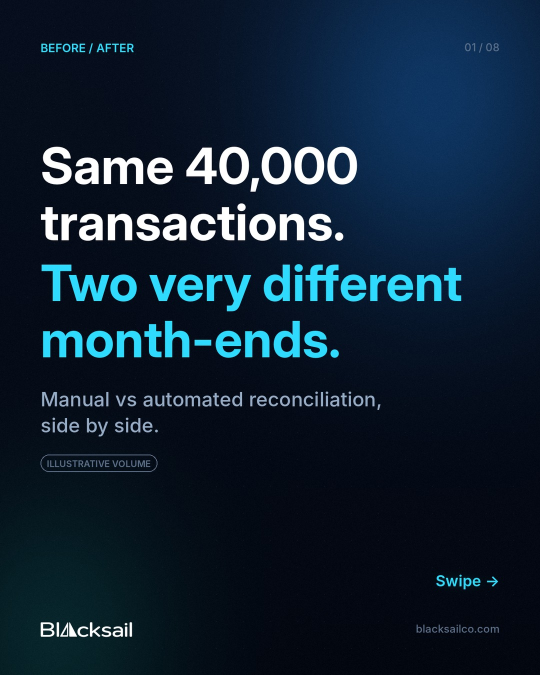
#> input picture media/2026-W43/w43_carousel_slide_01_1080x1350.jpg, 1080 x 1350 px, given in place of blacksail_logo.png, which was not available (shown at 1/2 size)
$ python exception_journey.py ../../../media/2026-W43/w43_carousel_slide_01_1080x1350.jpg ../../../media/2026-W43/w43_carousel_slide_02_1080x1350.jpg 5
#> lines starting #> are read from the running program, lines starting #| are printed output that depends on the picture; pictures that were not available may be replaced by others from this repository, and a replacement may not be noted
### 00_Brand_Kit/video_toolkit/logo.py
from common import *
_im = cv2.imread(os.path.join(HERE, 'blacksail_logo.png'))
_l = cv2.cvtColor(_im, cv2.COLOR_BGR2GRAY).astype(np.float32) / 255
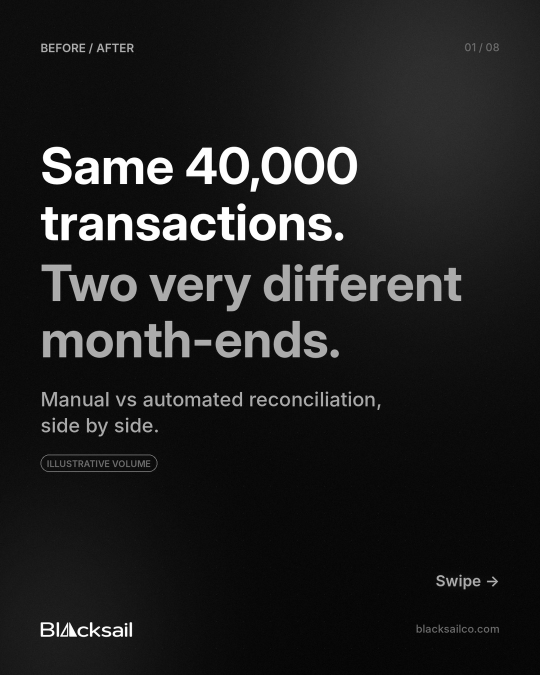
#> _l: shape (1350, 1080) float32 (shown at 1/2 size); min 0, max 1, mean 0.116
_a = np.clip((_l - 0.18) / 0.6, 0, 1)
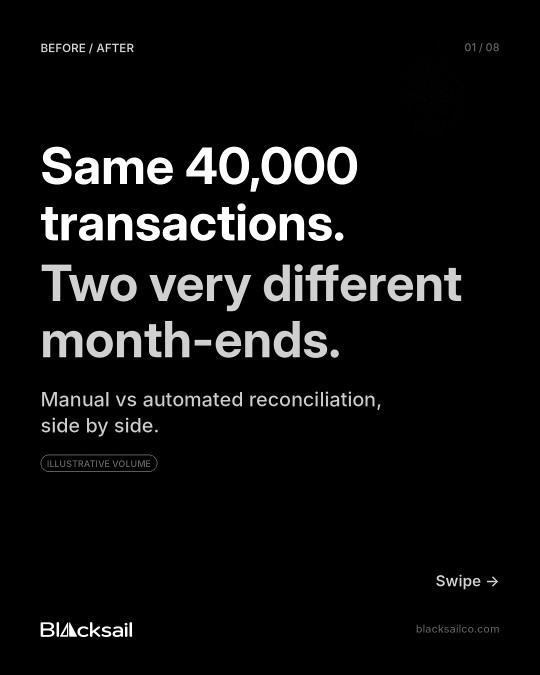
#> _a: shape (1350, 1080) float32 (shown at 1/2 size); min 0, max 1, mean 0.0578
ys, xs = np.where(_a > 0.5)
_a = _a[ys.min() - 6:ys.max() + 7, xs.min() - 6:xs.max() + 7]
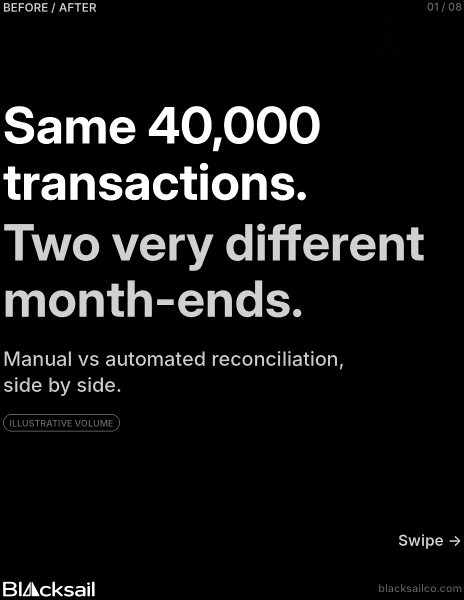
#> _a: shape (1199, 928) float32 (shown at 1/2 size); min 0, max 1, mean 0.0757
LW = 900
_a = cv2.resize(_a, (LW, int(_a.shape[0] * LW / _a.shape[1])), interpolation=cv2.INTER_AREA)
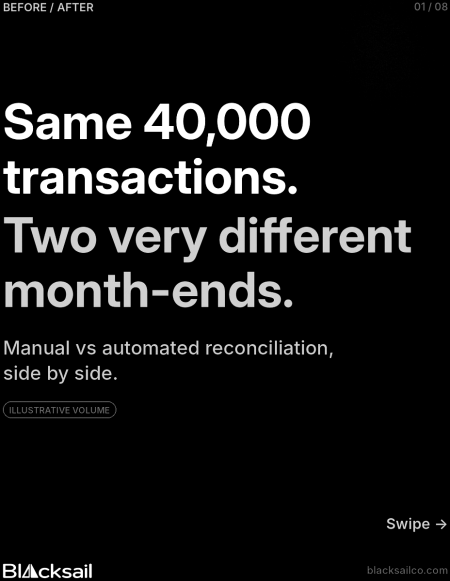
#> _a: shape (1162, 900) float32 (shown at 1/2 size); min 0, max 1, mean 0.0757
LOGO = np.dstack([np.ones_like(_a)] * 3 + [_a]).astype(np.float32)
LH = LOGO.shape[0]
#> LH = 1162

# [21 lines left out: function end_logo, not called in this run]

### 00_Brand_Kit/video_toolkit/recon.py
from common import *

RF = MONO(29); RFB = MONOB(29); RFS = MONO(22)
LABF = F('Inter-SemiBold.otf', 28)
r_ = np.random.default_rng(42)
NR = 9
BANK = []
for i in range(NR):
    amt = float(r_.integers(1200, 98000)) + r_.integers(0, 100) / 100
    BANK.append((f'{6 + i // 3:02d} OCT', f'TX-{r_.integers(10000, 99999)}', amt))
PERM = [2, 0, 4, 1, 3, 6, 5, 8, 7]
LEDG = [None] * NR
for i, j in enumerate(PERM):
    acct = ['Revenue', 'Settlements', 'Fees', 'Payouts', 'Refunds', 'Chargebacks', 'FX', 'Revenue', 'Payouts'][j]
    LEDG[j] = (f'JE-{r_.integers(1000, 9999)}', acct, BANK[i][2])
EXC = {3: 'FX VARIANCE', 6: 'TIMING DIFF'}

LX0, LX1, RX0, RX1 = 40, 470, 610, 1040
ROW0, RH = 600, 96

def fmt_r(v): return 'R ' + f'{v:,.2f}'.replace(',', ' ')

def panel(L, x0, y0, x1, y1, a=1.0):
    cv2.rectangle(L, (x0, y0), (x1, y1), (0, 0, 0), -1)

# [15 lines left out: function rounded, not called in this run]

def check(L, cx, cy, s, col):
    pts = np.array([[cx - s, cy], [cx - s * 0.3, cy + s * 0.7], [cx + s, cy - s * 0.8]], np.int32)
    cv2.polylines(L, [pts], False, col, 4, cv2.LINE_AA)

# [77 lines left out: functions recon_ui, tilt, not called in this run]

# ---------- month-end close ----------
TASKS = ['Bank reconciliations', 'AR / AP sub-ledgers', 'Accruals & prepaids', 'Intercompany', 'Audit trail & sign-off']

# [39 lines left out: function close_ui, not called in this run]

# ---------- stats grid (video B) ----------
STATS = [('99.9%', 'RECONCILIATION\nACCURACY', 99.9, '{:.1f}%'), ('85%', 'TIME\nSAVED', 85, '{:.0f}%'),
         ('48hrs', 'AVERAGE\nRESOLUTION', 48, '{:.0f}hrs'), ('100%', 'AUDIT\nCOMPLIANCE', 100, '{:.0f}%')]
# [13 lines left out: function stats_ui, not called in this run]

# ---------- automatic journal entries ----------
JES = [
    ('JE-20431', 'FX revaluation · USD settlements', [('Dr', 'FX Gain/Loss', 4812.36), ('Cr', 'Settlements Clearing', 4812.36)]),
    ('JE-20432', 'Bank charges · statement 06 Oct', [('Dr', 'Bank Charges', 1240.00), ('Cr', 'Cash at Bank', 1240.00)]),
    ('JE-20433', 'Payout clearing · batch 7781', [('Dr', 'Payouts Payable', 86420.15), ('Cr', 'Cash at Bank', 86420.15)]),
    ('JE-20434', 'Month-end accrual · processor fees', [('Dr', 'Processing Fees', 12905.80), ('Cr', 'Accrued Liabilities', 12905.80)]),
    ('JE-20435', 'Revenue recognition · October', [('Dr', 'Deferred Revenue', 248300.00), ('Cr', 'Revenue', 248300.00)]),
    ('JE-20436', 'Chargeback reversal · case 4410', [('Dr', 'Chargebacks', 3150.00), ('Cr', 'Merchant Receivable', 3150.00)]),
    ('JE-20437', 'Intercompany settlement · ZA → UK', [('Dr', 'Intercompany Payable', 57200.00), ('Cr', 'Cash at Bank', 57200.00)]),
    ('JE-20438', 'Prepaid amortisation · licences', [('Dr', 'Software Expense', 9875.00), ('Cr', 'Prepaid Expenses', 9875.00)]),
]
JF = MONO(28); JFB = MONOB(28); JFS = F('Inter-Medium.otf', 26)

# [59 lines left out: functions je_card, journal_ui, not called in this run]

### 00_Brand_Kit/video_toolkit/common.py
import numpy as np, cv2, math, os, subprocess
from PIL import Image, ImageDraw, ImageFont

W, H, FPS = 1080, 1920, 30
HERE = os.path.dirname(os.path.abspath(__file__))

CYAN = np.array([0.18, 0.86, 1.0], np.float32)
GREEN = np.array([0.25, 1.0, 0.55], np.float32)
AMBER = np.array([1.0, 0.72, 0.2], np.float32)
RED = np.array([1.0, 0.32, 0.36], np.float32)
WHITE = np.array([1, 1, 1], np.float32)
HUDG = np.array([0.75, 1.0, 0.8], np.float32)

FD = '/usr/share/fonts/opentype/inter/'
def F(name, size): return ImageFont.truetype(FD + name, size)
def MONO(s): return ImageFont.truetype('/usr/share/fonts/truetype/dejavu/DejaVuSansMono.ttf', s)
def MONOB(s): return ImageFont.truetype('/usr/share/fonts/truetype/dejavu/DejaVuSansMono-Bold.ttf', s)
def SANS(s): return ImageFont.truetype('/usr/share/fonts/truetype/dejavu/DejaVuSans.ttf', s)
def SANSB(s): return ImageFont.truetype('/usr/share/fonts/truetype/dejavu/DejaVuSans-Bold.ttf', s)

def clamp(x, a=0.0, b=1.0): return max(a, min(b, x))
def prog(t, a, b): return clamp((t - a) / (b - a))
def eo(p): return 1 - (1 - p) ** 3
def ei(p): return p ** 3
def eio(p): return 4 * p ** 3 if p < 0.5 else 1 - (-2 * p + 2) ** 3 / 2
def bell(t, a, b, c, d): return prog(t, a, b) * (1 - prog(t, c, d))
def smoothstep(e0, e1, x):
    t = np.clip((x - e0) / (e1 - e0), 0, 1); return t * t * (3 - 2 * t)

YY, XX = np.mgrid[0:H, 0:W].astype(np.float32)

# [7 lines left out: function glow, not called in this run]

def u8(): return np.zeros((H, W, 3), np.uint8)
def c8(c, a=1.0): return tuple(int(255 * clamp(float(v) * a)) for v in c)

_tc = {}
# [74 lines left out: functions text_rgba, rich_rgba, _place, over, add, scale_about and 3 more, not called in this run]

VIGN = (1 - 0.6 * np.clip(np.sqrt(((XX - W / 2) / (W * 0.72)) ** 2 + ((YY - H / 2) / (H * 0.72)) ** 2), 0, 1) ** 2.2)[..., None]

# [8 lines left out: function glitch, not called in this run]

def bg_dark():
    g = np.linspace(0, 1, H, dtype=np.float32)[:, None, None]
    bg = np.array([0.012, 0.022, 0.045], np.float32) * (1 - g) + np.array([0.004, 0.010, 0.022], np.float32) * g
    bg = np.repeat(bg, W, axis=1)
    r = np.sqrt(((XX - W / 2) / W) ** 2 + ((YY - H * 0.45) / H) ** 2)
    bg += (np.exp(-r * r / 0.05) * 0.06)[..., None] * np.array([0.1, 0.35, 0.6], np.float32)
    return bg.astype(np.float32)
BG = bg_dark()

# [24 lines left out: function caption, not called in this run]

class Writer:
    # [4 lines left out: function __init__, not called in this run]
    def write(self, img):
        self.p.stdin.write((np.clip(img, 0, 1) * 255 + 0.5).astype(np.uint8).tobytes())
    def close(self):
        self.p.stdin.close(); self.p.wait()

### 00_Brand_Kit/video_toolkit/examples/exception_journey.py
"""Exception of the Week #01 - "This payment didn't reconcile. What happens next?"
Scenes: ledger hook (tilted, DOF) -> payment trail with camera follow -> exception workflow -> payoff -> logo.
All figures are illustrative. Text kept inside the 10% top / 20% bottom safe zones (y 192..1536).
Usage: PYTHONPATH=.. python3 exception_journey.py test 10,60,150,200,280,330,400,460
       PYTHONPATH=.. python3 exception_journey.py render 0 528
"""
import sys
from common import *
from logo import end_logo
from recon import tilt, rounded, check
from PIL import ImageFilter

FL = np.array([0.7, 0.9, 1.0], np.float32)
T_B, T_C, T_D, T_E, TOT = 3.0, 7.4, 12.6, 14.6, 17.6
SAFE_TOP, SAFE_BOT = 192, 1536

# ---------------------------------------------------------------- scene A: ledger hook
r_ = np.random.default_rng(7)
ROWS = []
for i in range(22):
    ROWS.append((f'TX-{r_.integers(10000, 99999)}', f'{6 + i // 6:02d} OCT', float(r_.integers(300, 60000)) + r_.integers(0, 100) / 100))
FOCUS = 11
ROWS[FOCUS] = ('TX-48213', '07 OCT', 1249.00)
RH_A = 112

def fmt_r(v): return 'R ' + f'{v:,.2f}'.replace(',', ' ')

def _ledger_sheet():
    w, h = 980, RH_A * len(ROWS) + 40
    im = Image.new('RGBA', (w, h), (0, 0, 0, 0)); d = ImageDraw.Draw(im)
#> after `im = Image.new('RGBA', (w, h), (0, 0, 0, 0))`: im: PIL image 980x2504 RGBA; every value is 0
    d.rounded_rectangle((0, 0, w - 1, h - 1), 28, fill=(7, 16, 30, 235), outline=(40, 140, 200, 200), width=2)
    for i, (ref, dt, amt) in enumerate(ROWS):
        y = 20 + i * RH_A
        if i == FOCUS:
            d.rounded_rectangle((14, y + 6, w - 14, y + RH_A - 6), 16, fill=(60, 40, 8, 255), outline=(255, 184, 51, 255), width=3)
        d.text((40, y + 22), ref, font=MONOB(32), fill=(235, 245, 255, 255))
        d.text((40, y + 66), dt, font=MONO(22), fill=(120, 150, 180, 255))
        s = fmt_r(amt); tw = d.textlength(s, font=MONO(32))
        d.text((w - 300 - tw, y + 22), s, font=MONO(32), fill=(225, 235, 245, 255))
        lab, col = ('UNMATCHED', (255, 184, 51, 255)) if i == FOCUS else ('MATCHED', (64, 255, 140, 255))
        tw2 = d.textlength(lab, font=MONOB(24))
        d.text((w - 40 - tw2, y + 28), lab, font=MONOB(24), fill=col)
        if i != FOCUS:
            d.line((40, y + RH_A - 1, w - 40, y + RH_A - 1), fill=(30, 55, 80, 255), width=1)
#> this loop made 22 passes
#> (tw, tw2) on passes 1 to 12: (211.9, 101.2), (211.9, 101.2), (211.9, 101.2), (211.9, 101.2), (154.1, 101.2), (192.7, 101.2), (211.9, 101.2), (211.9, 101.2), (211.9, 101.2), (211.9, 101.2), (211.9, 101.2), (192.7, 130.1)
    return np.asarray(im, np.float32) / 255
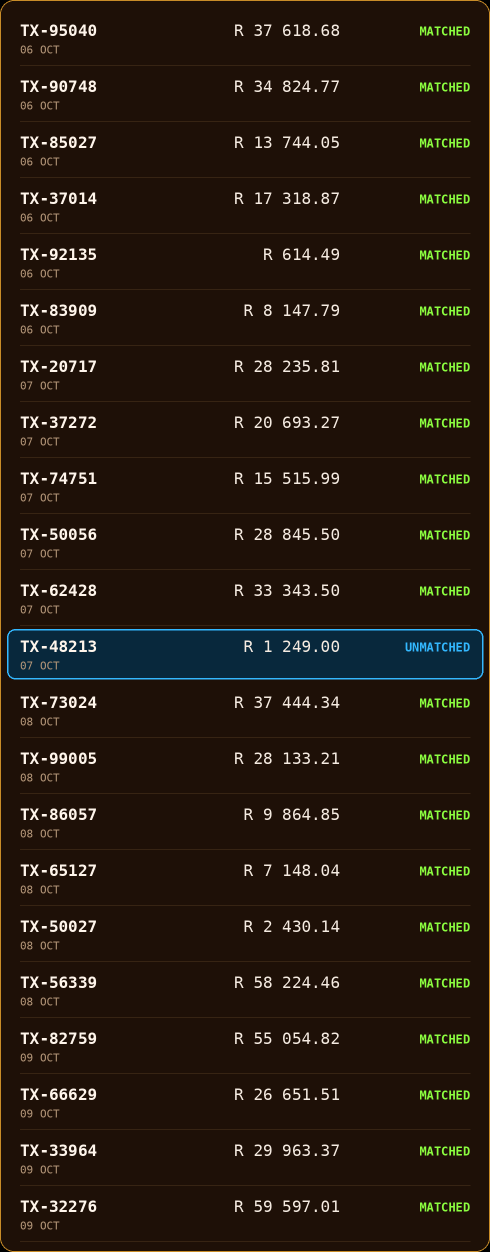
#> returned value: shape (2504, 980, 4) float32 (shown at 1/2 size); mean of channels 0, 1, 2, 3 0.0638, 0.1, 0.149, 0.914; drawn as B, G, R
SHEET = _ledger_sheet()

# [46 lines left out: function scene_a, not called in this run]

# ---------------------------------------------------------------- scene B: payment trail
NODES = [
    ('CHECKOUT', 'Order #48213 · card payment', 'R 1 249.00', CYAN),
    ('PSP SETTLEMENT', 'Batch 7781 · line 412', 'R 1 249.00', CYAN),
    ('BANK STATEMENT', 'Payout received · 07 OCT', 'R 1 199.00', CYAN),
    ('LEDGER MATCH', 'Expected R 1 249.00 · received R 1 199.00', 'Δ R 50.00', AMBER),
]
NY = [520, 900, 1280, 1660]          # world y of node tops
NH = 230
NT = [0.25, 1.05, 1.85, 2.65]         # local arrival times
def camB(u):
    return 640 * eio(prog(u, 0.9, 3.0))

# [60 lines left out: function scene_b, not called in this run]

# ---------------------------------------------------------------- scene C: exception workflow
STEPS = [
    ('DETECTED', 'Auto-flagged at ingest · Δ R 50.00'),
    ('INVESTIGATED', 'Root cause: refund REF-2231 netted from payout'),
    ('RESOLVED', 'Matched 1 : 2 · journal JE-20439 posted'),
    ('LOGGED', 'Audit trail: rule, evidence, approver'),
]
SY_C = [480, 715, 950, 1185]; SH = 200
ST = [0.5, 1.5, 2.5, 3.4]

# [106 lines left out: functions scene_c, scene_d, frame, audio, not called in this run]

if __name__ == '__main__':
    if sys.argv[1] == 'test':
        fs = [int(x) for x in sys.argv[2].split(',')]
        ims = [cv2.resize((frame(f) * 255).astype(np.uint8)[:, :, ::-1], (360, 640)) for f in fs]
        rows = [np.hstack(ims[i:i + 4] + [np.zeros_like(ims[0])] * (4 - len(ims[i:i + 4]))) for i in range(0, len(ims), 4)]
        cv2.imwrite('t_exc.jpg', np.vstack(rows))
    elif sys.argv[1] == 'audio':
        audio(sys.argv[2])
    else:
#> (the run stopped early here; a loop or call above may not have finished)

$ run again, on media/2026-W43/w43_carousel_slide_02_1080x1350.jpg
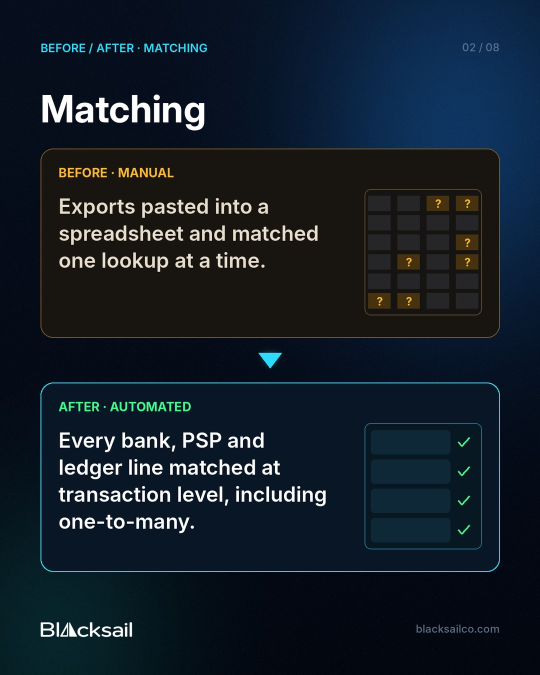
#> input picture media/2026-W43/w43_carousel_slide_02_1080x1350.jpg, 1080 x 1350 px, given in place of blacksail_logo.png, which was not available (shown at 1/2 size)
#> `_l = cv2.cvtColor(_im, cv2.COLOR_BGR2GRAY).astype(np.float32) / 255`:
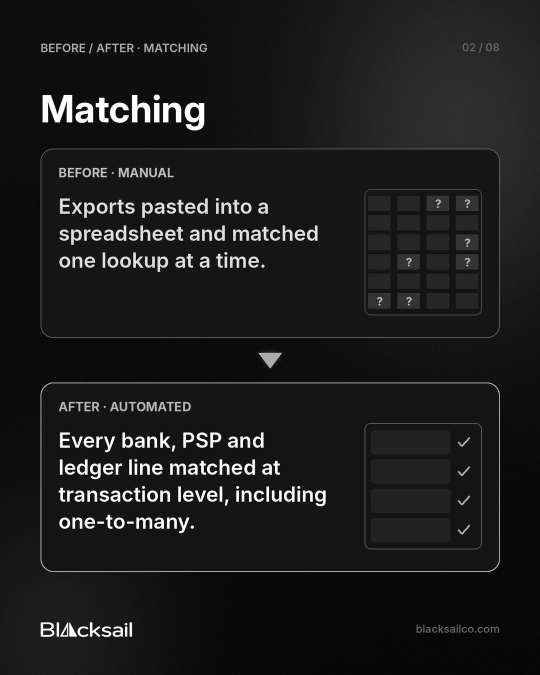
#> _l: shape (1350, 1080) float32 (shown at 1/2 size); min 0, max 1, mean 0.113
#> `_a = cv2.resize(_a, (LW, int(_a.shape[0] * LW / _a.shape[1])), interpo..`:
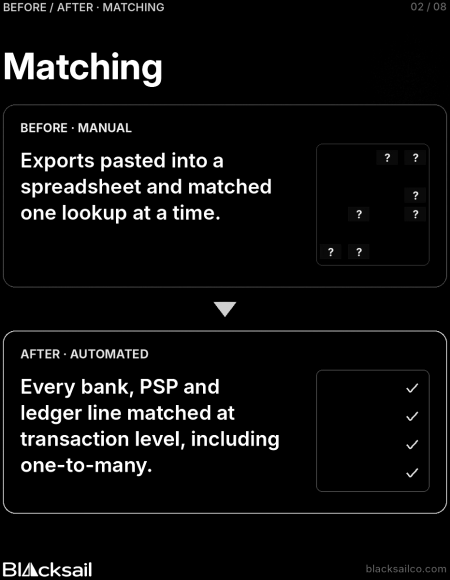
#> _a: shape (1159, 900) float32 (shown at 1/2 size); min 0, max 1, mean 0.0519
#> im: PIL image 980x2504 RGBA; every value is 0
#> the loop in _ledger_sheet, `for i, (ref, dt, amt) in enumerate(ROWS):` made 22 passes
#> (tw, tw2) on passes 1 to 8: (211.9, 101.2), (211.9, 101.2), (211.9, 101.2), (211.9, 101.2), (154.1, 101.2), (192.7, 101.2), (211.9, 101.2), (211.9, 101.2)
